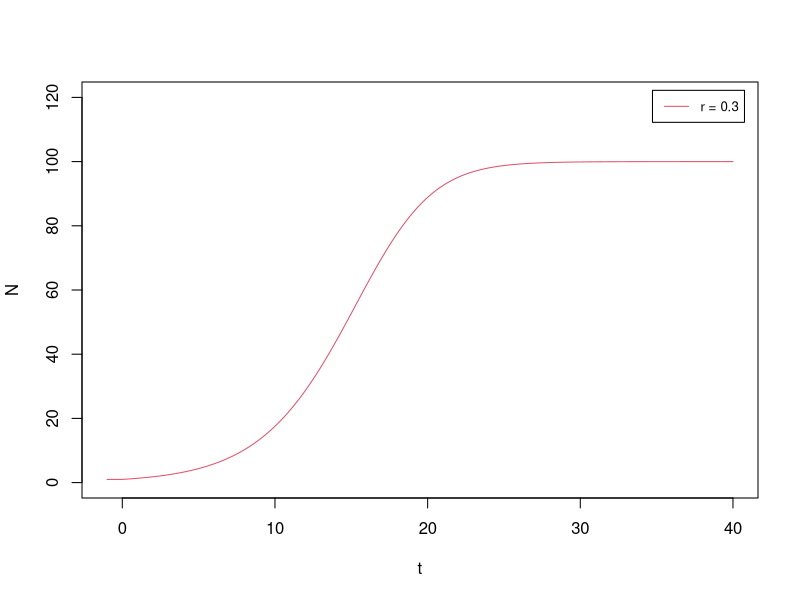
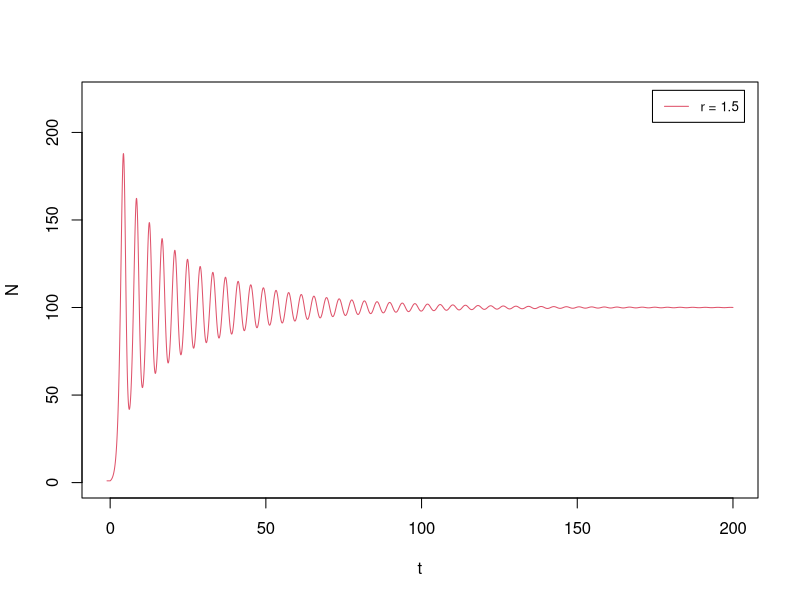
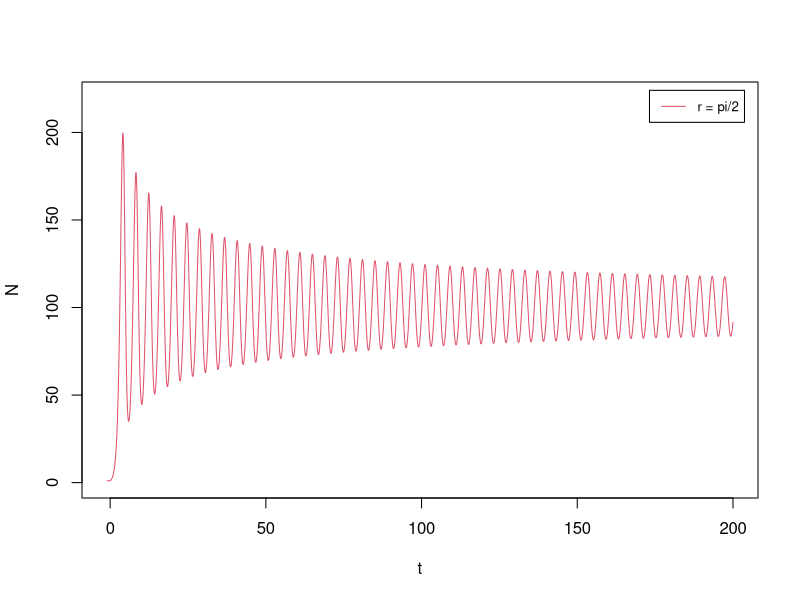
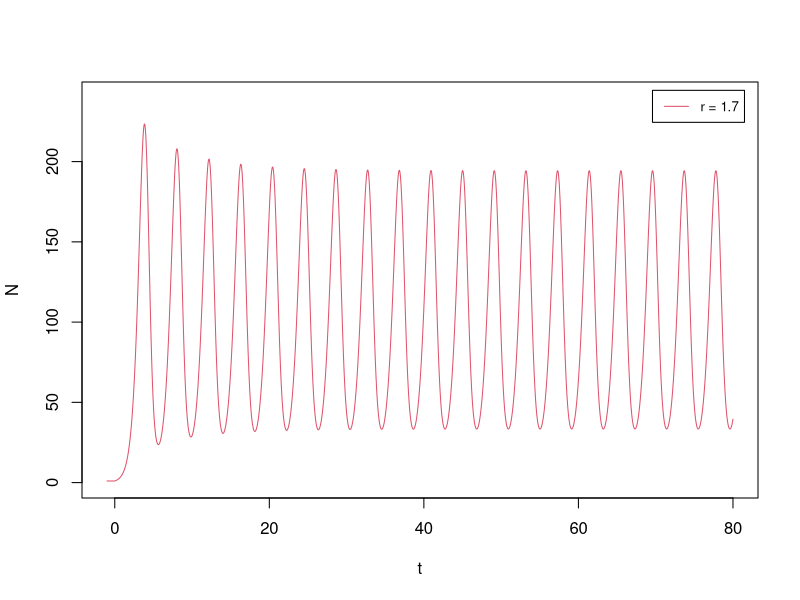
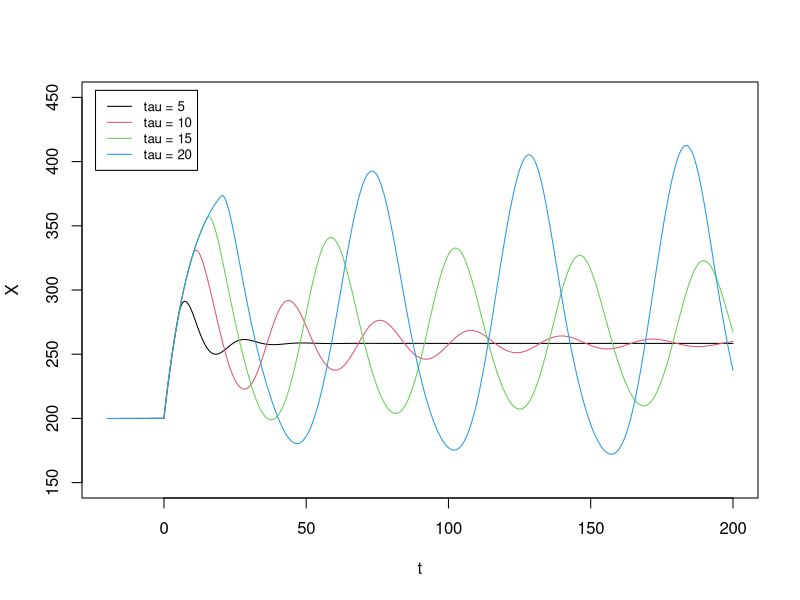
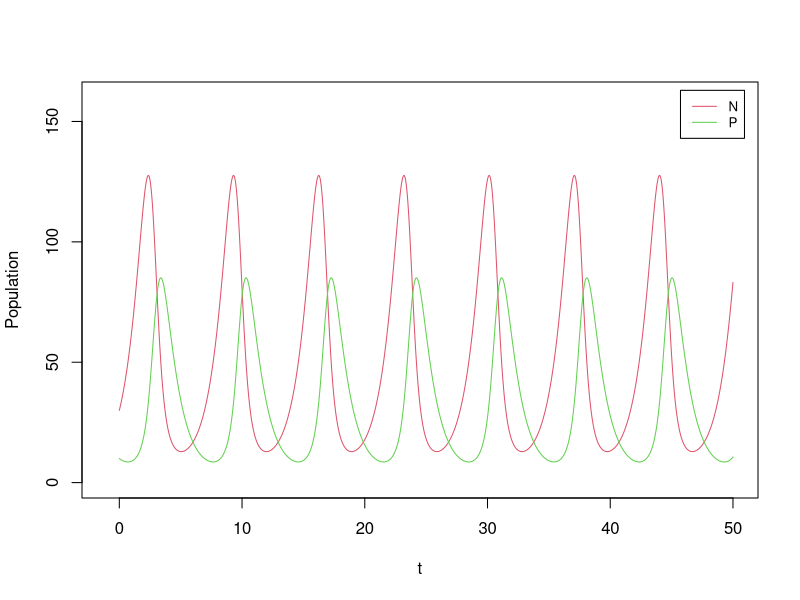
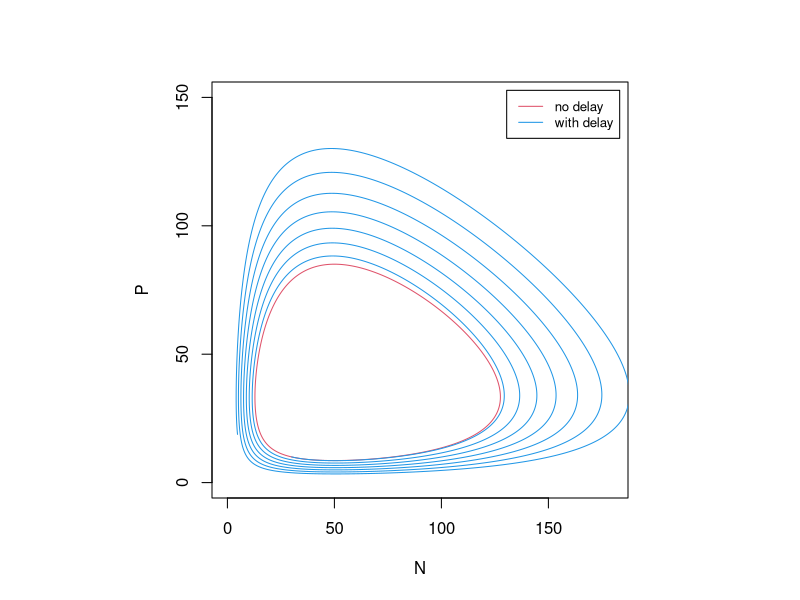

Reproduce these figures in R, in order.
## ---- chunk 1
# Heun (2nd-order) integrator for a DDE with one constant delay (same as Part 4A)
DDE_Heun <- function(derivs, t0, X0, t.total, dt, tau, ...) {
  t_all <- seq(t0 - tau, t.total, by = dt)
  n_all <- length(t_all)
  X_all <- numeric(n_all)
  n_delay <- as.integer(tau / dt)
  X_all[1:(n_delay + 1)] <- X0
  for (i in (n_delay + 1):(n_all - 1)) {
    k1 <- dt * derivs(t_all[i], X_all[i], X_all[i - n_delay], ...)
    X_all[i + 1] <- X_all[i] + k1
    k2 <- dt * derivs(t_all[i + 1], X_all[i + 1], X_all[i + 1 - n_delay], ...)
    X_all[i + 1] <- X_all[i] + (k1 + k2) / 2
  }
  cbind(t_all, X_all)
}
## ---- chunk 2
dN_logistic_delays <- function(t, N, N_old, r, B) r * N * (1 - N_old / B)

# (r, total time, x-max, y-max) for the four regimes
cases <- list(c(0.3, 40, 40, 120), c(1.5, 200, 200, 220),
              c(pi / 2, 200, 200, 220), c(1.7, 80, 80, 240))
labs <- c("r = 0.3", "r = 1.5", "r = pi/2", "r = 1.7")

for (j in seq_along(cases)) {
  cs <- cases[[j]]
  res <- DDE_Heun(dN_logistic_delays, 0, 1, cs[2], 0.01, 1, r = cs[1], B = 100)
  plot(res[, 1], res[, 2], type = "l", col = 2, xlab = "t", ylab = "N",
       xlim = c(-1, cs[3]), ylim = c(0, cs[4]))
  legend("topright", inset = 0.02, legend = labs[j], col = 2, lty = 1, cex = 0.8)
}
## ---- chunk 3
hill_inh <- function(X, X_th, n) 1 / (1 + (X / X_th)^n)

# delayed self-inhibition: repression depends on X at the earlier time (X_old)
f_1g_self_inh_delays <- function(t, X, X_old, g0, g1, X_th, n, k) {
  g0 + g1 * hill_inh(X_old, X_th, n) - k * X
}

tau_all <- seq(5, 20, 5)
plot(NULL, xlab = "t", ylab = "X", xlim = c(-20, 200), ylim = c(150, 450))
for (j in seq_along(tau_all)) {
  res <- DDE_Heun(f_1g_self_inh_delays, 0, 200, 200, 0.01, tau_all[j],
                  g0 = 10, g1 = 60, X_th = 200, n = 4, k = 0.1)
  lines(res[, 1], res[, 2], col = j)
}
legend("topleft", inset = 0.02, legend = paste0("tau = ", tau_all),
       col = seq_along(tau_all), lty = 1, cex = 0.8)
## ---- chunk 4
# Lotka-Volterra with delays; Xs is (N, P) now, Xs_old is (N, P) a delay ago
derivs_LV_delays <- function(t, Xs, Xs_old, a, b, c, d) {
  c(Xs[1] * (a - b * Xs_old[2]), Xs[2] * (c * Xs_old[1] - d))
}

# Heun DDE integrator for a generic multi-variable system (vector state + history)
DDE_Heun_generic <- function(derivs, t0, X0, t.total, dt, tau, ...) {
  t_all <- seq(t0 - tau, t.total, by = dt)
  nt <- length(t_all)
  X_all <- matrix(0, nt, length(X0))
  n_delay <- as.integer(tau / dt)
  for (i in 1:(n_delay + 1)) X_all[i, ] <- X0
  for (i in (n_delay + 1):(nt - 1)) {
    k1 <- dt * derivs(t_all[i], X_all[i, ], X_all[i - n_delay, ], ...)
    X_all[i + 1, ] <- X_all[i, ] + k1
    k2 <- dt * derivs(t_all[i + 1], X_all[i + 1, ], X_all[i + 1 - n_delay, ], ...)
    X_all[i + 1, ] <- X_all[i, ] + (k1 + k2) / 2
  }
  cbind(t_all, X_all)
}
## ---- chunk 5
a <- 1; b <- 0.03; c <- 0.02; d <- 1; X0 <- c(30, 10)
res_nodelay <- DDE_Heun_generic(derivs_LV_delays, 0, X0, 50, 0.01, 0,    a, b, c, d)
res_delay   <- DDE_Heun_generic(derivs_LV_delays, 0, X0, 50, 0.01, 0.01, a, b, c, d)

# time courses without delay: the usual oscillation
plot(res_nodelay[, 1], res_nodelay[, 2], type = "l", col = 2, xlab = "t",
     ylab = "Population", xlim = c(-1, 50), ylim = c(0, 160))
lines(res_nodelay[, 1], res_nodelay[, 3], col = 3)
legend("topright", inset = 0.02, legend = c("N", "P"), col = c(2, 3), lty = 1, cex = 0.8)
## ---- chunk 6
#| fig-width: 5
#| fig-height: 5
#| out-width: "55%"
# phase plane: the delay turns the closed orbit into an outward spiral
par(pty = "s")   # square plot region
plot(res_nodelay[, 2], res_nodelay[, 3], type = "l", col = 2, xlab = "N", ylab = "P",
     xlim = c(0, 180), ylim = c(0, 150))
lines(res_delay[, 2], res_delay[, 3], col = 4)
legend("topright", inset = 0.02, legend = c("no delay", "with delay"),
       col = c(2, 4), lty = 1, cex = 0.8)
